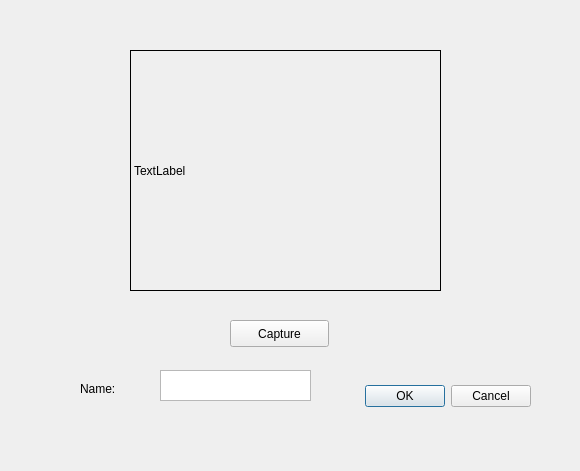
<?xml version="1.0" encoding="UTF-8"?>
<ui version="4.0">
 <class>Dialog</class>
 <widget class="QDialog" name="Dialog">
  <property name="geometry">
   <rect>
    <x>0</x>
    <y>0</y>
    <width>580</width>
    <height>471</height>
   </rect>
  </property>
  <property name="windowTitle">
   <string>Dialog</string>
  </property>
  <property name="toolTip">
   <string>&lt;html&gt;&lt;head/&gt;&lt;body&gt;&lt;p&gt;&lt;br/&gt;&lt;/p&gt;&lt;/body&gt;&lt;/html&gt;</string>
  </property>
  <widget class="QDialogButtonBox" name="buttonBox">
   <property name="geometry">
    <rect>
     <x>190</x>
     <y>380</y>
     <width>341</width>
     <height>32</height>
    </rect>
   </property>
   <property name="orientation">
    <enum>Qt::Horizontal</enum>
   </property>
   <property name="standardButtons">
    <set>QDialogButtonBox::Cancel|QDialogButtonBox::Ok</set>
   </property>
  </widget>
  <widget class="QLabel" name="label">
   <property name="geometry">
    <rect>
     <x>80</x>
     <y>380</y>
     <width>67</width>
     <height>17</height>
    </rect>
   </property>
   <property name="text">
    <string>Name:</string>
   </property>
  </widget>
  <widget class="QTextEdit" name="textEdit">
   <property name="geometry">
    <rect>
     <x>160</x>
     <y>370</y>
     <width>151</width>
     <height>31</height>
    </rect>
   </property>
  </widget>
  <widget class="QLabel" name="label_2">
   <property name="geometry">
    <rect>
     <x>130</x>
     <y>50</y>
     <width>311</width>
     <height>241</height>
    </rect>
   </property>
   <property name="frameShape">
    <enum>QFrame::Panel</enum>
   </property>
   <property name="text">
    <string>TextLabel</string>
   </property>
  </widget>
  <widget class="QPushButton" name="Capture">
   <property name="geometry">
    <rect>
     <x>230</x>
     <y>320</y>
     <width>99</width>
     <height>27</height>
    </rect>
   </property>
   <property name="text">
    <string>Capture</string>
   </property>
  </widget>
 </widget>
 <resources/>
 <connections>
  <connection>
   <sender>buttonBox</sender>
   <signal>accepted()</signal>
   <receiver>Dialog</receiver>
   <slot>accept()</slot>
   <hints>
    <hint type="sourcelabel">
     <x>248</x>
     <y>254</y>
    </hint>
    <hint type="destinationlabel">
     <x>157</x>
     <y>274</y>
    </hint>
   </hints>
  </connection>
  <connection>
   <sender>buttonBox</sender>
   <signal>rejected()</signal>
   <receiver>Dialog</receiver>
   <slot>reject()</slot>
   <hints>
    <hint type="sourcelabel">
     <x>316</x>
     <y>260</y>
    </hint>
    <hint type="destinationlabel">
     <x>286</x>
     <y>274</y>
    </hint>
   </hints>
  </connection>
 </connections>
</ui>
